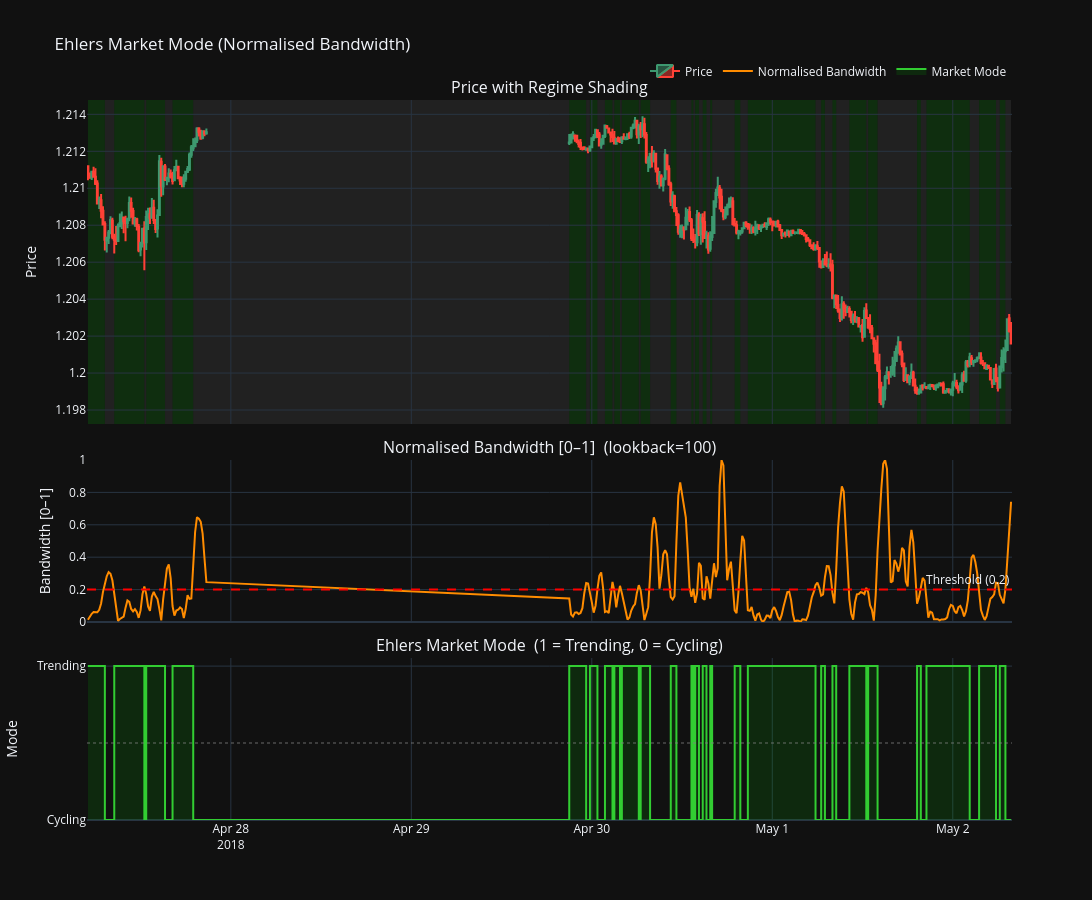

Source (notebook cell):
### Code cell
emm=EMMode(data)
emm.plot(8000,8300)

### Figure 1 — Plotly figure (JSON) as saved in the notebook; plotly's stock layout.template omitted (floating-point values rounded to 4 significant figures; data arrays with more than 128 entries replaced by an {"elided": "..."} marker saying what was removed)
{"data": [{"close": {"elided": "300 float values"}, "high": {"elided": "300 float values"}, "low": {"elided": "300 float values"}, "name": "Price", "open": {"elided": "300 float values"}, "type": "candlestick", "x": {"elided": "300 str values"}, "xaxis": "x", "yaxis": "y"}, {"line": {"color": "darkorange", "width": 2}, "mode": "lines", "name": "Normalised Bandwidth", "type": "scatter", "x": {"elided": "300 str values"}, "xaxis": "x2", "y": {"elided": "300 float values"}, "yaxis": "y2"}, {"fill": "tozeroy", "fillcolor": "rgba(0,180,0,0.15)", "line": {"color": "limegreen", "shape": "hv", "width": 2}, "mode": "lines", "name": "Market Mode", "type": "scatter", "x": {"elided": "300 str values"}, "xaxis": "x3", "y": {"elided": "300 float values"}, "yaxis": "y3"}], "layout": {"annotations": [{"font": {"size": 16}, "showarrow": false, "text": "Price with Regime Shading", "x": 0.5, "xanchor": "center", "xref": "paper", "y": 1, "yanchor": "bottom", "yref": "paper"}, {"font": {"size": 16}, "showarrow": false, "text": "Normalised Bandwidth [0–1]  (lookback=100)", "x": 0.5, "xanchor": "center", "xref": "paper", "y": 0.5, "yanchor": "bottom", "yref": "paper"}, {"font": {"size": 16}, "showarrow": false, "text": "Ehlers Market Mode  (1 = Trending, 0 = Cycling)", "x": 0.5, "xanchor": "center", "xref": "paper", "y": 0.225, "yanchor": "bottom", "yref": "paper"}, {"showarrow": false, "text": "Threshold (0.2)", "x": 1, "xanchor": "right", "xref": "x2 domain", "y": 0.2, "yanchor": "bottom", "yref": "y2"}], "height": 900, "hovermode": "x unified", "legend": {"orientation": "h", "x": 1, "xanchor": "right", "y": 1.02, "yanchor": "bottom"}, "shapes": [{"fillcolor": "rgba(0,255,0,0.12)", "layer": "below", "line": {"width": 0}, "opacity": 1, "type": "rect", "x0": "2018-04-27T05:00:00", "x1": "2018-04-27T07:15:00", "xref": "x", "y0": 0, "y1": 1, "yref": "y domain"}, {"fillcolor": "rgba(180,180,180,0.10)", "layer": "below", "line": {"width": 0}, "opacity": 1, "type": "rect", "x0": "2018-04-27T07:15:00", "x1": "2018-04-27T08:30:00", "xref": "x", "y0": 0, "y1": 1, "yref": "y domain"}, {"fillcolor": "rgba(0,255,0,0.12)", "layer": "below", "line": {"width": 0}, "opacity": 1, "type": "rect", "x0": "2018-04-27T08:30:00", "x1": "2018-04-27T12:30:00", "xref": "x", "y0": 0, "y1": 1, "yref": "y domain"}, {"fillcolor": "rgba(180,180,180,0.10)", "layer": "below", "line": {"width": 0}, "opacity": 1, "type": "rect", "x0": "2018-04-27T12:30:00", "x1": "2018-04-27T12:45:00", "xref": "x", "y0": 0, "y1": 1, "yref": "y domain"}, {"fillcolor": "rgba(0,255,0,0.12)", "layer": "below", "line": {"width": 0}, "opacity": 1, "type": "rect", "x0": "2018-04-27T12:45:00", "x1": "2018-04-27T15:15:00", "xref": "x", "y0": 0, "y1": 1, "yref": "y domain"}, {"fillcolor": "rgba(180,180,180,0.10)", "layer": "below", "line": {"width": 0}, "opacity": 1, "type": "rect", "x0": "2018-04-27T15:15:00", "x1": "2018-04-27T16:15:00", "xref": "x", "y0": 0, "y1": 1, "yref": "y domain"}, {"fillcolor": "rgba(0,255,0,0.12)", "layer": "below", "line": {"width": 0}, "opacity": 1, "type": "rect", "x0": "2018-04-27T16:15:00", "x1": "2018-04-27T19:00:00", "xref": "x", "y0": 0, "y1": 1, "yref": "y domain"}, {"fillcolor": "rgba(180,180,180,0.10)", "layer": "below", "line": {"width": 0}, "opacity": 1, "type": "rect", "x0": "2018-04-27T19:00:00", "x1": "2018-04-29T21:00:00", "xref": "x", "y0": 0, "y1": 1, "yref": "y domain"}, {"fillcolor": "rgba(0,255,0,0.12)", "layer": "below", "line": {"width": 0}, "opacity": 1, "type": "rect", "x0": "2018-04-29T21:00:00", "x1": "2018-04-29T23:15:00", "xref": "x", "y0": 0, "y1": 1, "yref": "y domain"}, {"fillcolor": "rgba(180,180,180,0.10)", "layer": "below", "line": {"width": 0}, "opacity": 1, "type": "rect", "x0": "2018-04-29T23:15:00", "x1": "2018-04-29T23:45:00", "xref": "x", "y0": 0, "y1": 1, "yref": "y domain"}, {"fillcolor": "rgba(0,255,0,0.12)", "layer": "below", "line": {"width": 0}, "opacity": 1, "type": "rect", "x0": "2018-04-29T23:45:00", "x1": "2018-04-30T00:45:00", "xref": "x", "y0": 0, "y1": 1, "yref": "y domain"}, {"fillcolor": "rgba(180,180,180,0.10)", "layer": "below", "line": {"width": 0}, "opacity": 1, "type": "rect", "x0": "2018-04-30T00:45:00", "x1": "2018-04-30T01:45:00", "xref": "x", "y0": 0, "y1": 1, "yref": "y domain"}, {"fillcolor": "rgba(0,255,0,0.12)", "layer": "below", "line": {"width": 0}, "opacity": 1, "type": "rect", "x0": "2018-04-30T01:45:00", "x1": "2018-04-30T02:45:00", "xref": "x", "y0": 0, "y1": 1, "yref": "y domain"}, {"fillcolor": "rgba(180,180,180,0.10)", "layer": "below", "line": {"width": 0}, "opacity": 1, "type": "rect", "x0": "2018-04-30T02:45:00", "x1": "2018-04-30T03:00:00", "xref": "x", "y0": 0, "y1": 1, "yref": "y domain"}, {"fillcolor": "rgba(0,255,0,0.12)", "layer": "below", "line": {"width": 0}, "opacity": 1, "type": "rect", "x0": "2018-04-30T03:00:00", "x1": "2018-04-30T03:45:00", "xref": "x", "y0": 0, "y1": 1, "yref": "y domain"}, {"fillcolor": "rgba(180,180,180,0.10)", "layer": "below", "line": {"width": 0}, "opacity": 1, "type": "rect", "x0": "2018-04-30T03:45:00", "x1": "2018-04-30T04:00:00", "xref": "x", "y0": 0, "y1": 1, "yref": "y domain"}, {"fillcolor": "rgba(0,255,0,0.12)", "layer": "below", "line": {"width": 0}, "opacity": 1, "type": "rect", "x0": "2018-04-30T04:00:00", "x1": "2018-04-30T06:15:00", "xref": "x", "y0": 0, "y1": 1, "yref": "y domain"}, {"fillcolor": "rgba(180,180,180,0.10)", "layer": "below", "line": {"width": 0}, "opacity": 1, "type": "rect", "x0": "2018-04-30T06:15:00", "x1": "2018-04-30T06:30:00", "xref": "x", "y0": 0, "y1": 1, "yref": "y domain"}, {"fillcolor": "rgba(0,255,0,0.12)", "layer": "below", "line": {"width": 0}, "opacity": 1, "type": "rect", "x0": "2018-04-30T06:30:00", "x1": "2018-04-30T07:45:00", "xref": "x", "y0": 0, "y1": 1, "yref": "y domain"}, {"fillcolor": "rgba(180,180,180,0.10)", "layer": "below", "line": {"width": 0}, "opacity": 1, "type": "rect", "x0": "2018-04-30T07:45:00", "x1": "2018-04-30T10:30:00", "xref": "x", "y0": 0, "y1": 1, "yref": "y domain"}, {"fillcolor": "rgba(0,255,0,0.12)", "layer": "below", "line": {"width": 0}, "opacity": 1, "type": "rect", "x0": "2018-04-30T10:30:00", "x1": "2018-04-30T11:15:00", "xref": "x", "y0": 0, "y1": 1, "yref": "y domain"}, {"fillcolor": "rgba(180,180,180,0.10)", "layer": "below", "line": {"width": 0}, "opacity": 1, "type": "rect", "x0": "2018-04-30T11:15:00", "x1": "2018-04-30T13:15:00", "xref": "x", "y0": 0, "y1": 1, "yref": "y domain"}, {"fillcolor": "rgba(0,255,0,0.12)", "layer": "below", "line": {"width": 0}, "opacity": 1, "type": "rect", "x0": "2018-04-30T13:15:00", "x1": "2018-04-30T13:30:00", "xref": "x", "y0": 0, "y1": 1, "yref": "y domain"}, {"fillcolor": "rgba(180,180,180,0.10)", "layer": "below", "line": {"width": 0}, "opacity": 1, "type": "rect", "x0": "2018-04-30T13:30:00", "x1": "2018-04-30T13:45:00", "xref": "x", "y0": 0, "y1": 1, "yref": "y domain"}, {"fillcolor": "rgba(0,255,0,0.12)", "layer": "below", "line": {"width": 0}, "opacity": 1, "type": "rect", "x0": "2018-04-30T13:45:00", "x1": "2018-04-30T14:15:00", "xref": "x", "y0": 0, "y1": 1, "yref": "y domain"}, {"fillcolor": "rgba(180,180,180,0.10)", "layer": "below", "line": {"width": 0}, "opacity": 1, "type": "rect", "x0": "2018-04-30T14:15:00", "x1": "2018-04-30T14:45:00", "xref": "x", "y0": 0, "y1": 1, "yref": "y domain"}, {"fillcolor": "rgba(0,255,0,0.12)", "layer": "below", "line": {"width": 0}, "opacity": 1, "type": "rect", "x0": "2018-04-30T14:45:00", "x1": "2018-04-30T15:15:00", "xref": "x", "y0": 0, "y1": 1, "yref": "y domain"}, {"fillcolor": "rgba(180,180,180,0.10)", "layer": "below", "line": {"width": 0}, "opacity": 1, "type": "rect", "x0": "2018-04-30T15:15:00", "x1": "2018-04-30T15:45:00", "xref": "x", "y0": 0, "y1": 1, "yref": "y domain"}, {"fillcolor": "rgba(0,255,0,0.12)", "layer": "below", "line": {"width": 0}, "opacity": 1, "type": "rect", "x0": "2018-04-30T15:45:00", "x1": "2018-04-30T16:00:00", "xref": "x", "y0": 0, "y1": 1, "yref": "y domain"}, {"fillcolor": "rgba(180,180,180,0.10)", "layer": "below", "line": {"width": 0}, "opacity": 1, "type": "rect", "x0": "2018-04-30T16:00:00", "x1": "2018-04-30T19:00:00", "xref": "x", "y0": 0, "y1": 1, "yref": "y domain"}, {"fillcolor": "rgba(0,255,0,0.12)", "layer": "below", "line": {"width": 0}, "opacity": 1, "type": "rect", "x0": "2018-04-30T19:00:00", "x1": "2018-04-30T19:45:00", "xref": "x", "y0": 0, "y1": 1, "yref": "y domain"}, {"fillcolor": "rgba(180,180,180,0.10)", "layer": "below", "line": {"width": 0}, "opacity": 1, "type": "rect", "x0": "2018-04-30T19:45:00", "x1": "2018-04-30T20:45:00", "xref": "x", "y0": 0, "y1": 1, "yref": "y domain"}, {"fillcolor": "rgba(0,255,0,0.12)", "layer": "below", "line": {"width": 0}, "opacity": 1, "type": "rect", "x0": "2018-04-30T20:45:00", "x1": "2018-05-01T05:45:00", "xref": "x", "y0": 0, "y1": 1, "yref": "y domain"}, {"fillcolor": "rgba(180,180,180,0.10)", "layer": "below", "line": {"width": 0}, "opacity": 1, "type": "rect", "x0": "2018-05-01T05:45:00", "x1": "2018-05-01T06:30:00", "xref": "x", "y0": 0, "y1": 1, "yref": "y domain"}, {"fillcolor": "rgba(0,255,0,0.12)", "layer": "below", "line": {"width": 0}, "opacity": 1, "type": "rect", "x0": "2018-05-01T06:30:00", "x1": "2018-05-01T07:00:00", "xref": "x", "y0": 0, "y1": 1, "yref": "y domain"}, {"fillcolor": "rgba(180,180,180,0.10)", "layer": "below", "line": {"width": 0}, "opacity": 1, "type": "rect", "x0": "2018-05-01T07:00:00", "x1": "2018-05-01T08:00:00", "xref": "x", "y0": 0, "y1": 1, "yref": "y domain"}, {"fillcolor": "rgba(0,255,0,0.12)", "layer": "below", "line": {"width": 0}, "opacity": 1, "type": "rect", "x0": "2018-05-01T08:00:00", "x1": "2018-05-01T08:30:00", "xref": "x", "y0": 0, "y1": 1, "yref": "y domain"}, {"fillcolor": "rgba(180,180,180,0.10)", "layer": "below", "line": {"width": 0}, "opacity": 1, "type": "rect", "x0": "2018-05-01T08:30:00", "x1": "2018-05-01T10:15:00", "xref": "x", "y0": 0, "y1": 1, "yref": "y domain"}, {"fillcolor": "rgba(0,255,0,0.12)", "layer": "below", "line": {"width": 0}, "opacity": 1, "type": "rect", "x0": "2018-05-01T10:15:00", "x1": "2018-05-01T12:30:00", "xref": "x", "y0": 0, "y1": 1, "yref": "y domain"}, {"fillcolor": "rgba(180,180,180,0.10)", "layer": "below", "line": {"width": 0}, "opacity": 1, "type": "rect", "x0": "2018-05-01T12:30:00", "x1": "2018-05-01T12:45:00", "xref": "x", "y0": 0, "y1": 1, "yref": "y domain"}, {"fillcolor": "rgba(0,255,0,0.12)", "layer": "below", "line": {"width": 0}, "opacity": 1, "type": "rect", "x0": "2018-05-01T12:45:00", "x1": "2018-05-01T14:00:00", "xref": "x", "y0": 0, "y1": 1, "yref": "y domain"}, {"fillcolor": "rgba(180,180,180,0.10)", "layer": "below", "line": {"width": 0}, "opacity": 1, "type": "rect", "x0": "2018-05-01T14:00:00", "x1": "2018-05-01T19:15:00", "xref": "x", "y0": 0, "y1": 1, "yref": "y domain"}, {"fillcolor": "rgba(0,255,0,0.12)", "layer": "below", "line": {"width": 0}, "opacity": 1, "type": "rect", "x0": "2018-05-01T19:15:00", "x1": "2018-05-01T19:45:00", "xref": "x", "y0": 0, "y1": 1, "yref": "y domain"}, {"fillcolor": "rgba(180,180,180,0.10)", "layer": "below", "line": {"width": 0}, "opacity": 1, "type": "rect", "x0": "2018-05-01T19:45:00", "x1": "2018-05-01T20:30:00", "xref": "x", "y0": 0, "y1": 1, "yref": "y domain"}, {"fillcolor": "rgba(0,255,0,0.12)", "layer": "below", "line": {"width": 0}, "opacity": 1, "type": "rect", "x0": "2018-05-01T20:30:00", "x1": "2018-05-02T02:15:00", "xref": "x", "y0": 0, "y1": 1, "yref": "y domain"}, {"fillcolor": "rgba(180,180,180,0.10)", "layer": "below", "line": {"width": 0}, "opacity": 1, "type": "rect", "x0": "2018-05-02T02:15:00", "x1": "2018-05-02T03:30:00", "xref": "x", "y0": 0, "y1": 1, "yref": "y domain"}, {"fillcolor": "rgba(0,255,0,0.12)", "layer": "below", "line": {"width": 0}, "opacity": 1, "type": "rect", "x0": "2018-05-02T03:30:00", "x1": "2018-05-02T05:45:00", "xref": "x", "y0": 0, "y1": 1, "yref": "y domain"}, {"fillcolor": "rgba(180,180,180,0.10)", "layer": "below", "line": {"width": 0}, "opacity": 1, "type": "rect", "x0": "2018-05-02T05:45:00", "x1": "2018-05-02T06:15:00", "xref": "x", "y0": 0, "y1": 1, "yref": "y domain"}, {"fillcolor": "rgba(0,255,0,0.12)", "layer": "below", "line": {"width": 0}, "opacity": 1, "type": "rect", "x0": "2018-05-02T06:15:00", "x1": "2018-05-02T07:00:00", "xref": "x", "y0": 0, "y1": 1, "yref": "y domain"}, {"fillcolor": "rgba(180,180,180,0.10)", "layer": "below", "line": {"width": 0}, "opacity": 1, "type": "rect", "x0": "2018-05-02T07:00:00", "x1": "2018-05-02T07:45:00", "xref": "x", "y0": 0, "y1": 1, "yref": "y domain"}, {"line": {"color": "red", "dash": "dash"}, "type": "line", "x0": 0, "x1": 1, "xref": "x2 domain", "y0": 0.2, "y1": 0.2, "yref": "y2"}, {"line": {"color": "gray", "dash": "dot"}, "opacity": 0.4, "type": "line", "x0": 0, "x1": 1, "xref": "x3 domain", "y0": 0.5, "y1": 0.5, "yref": "y3"}], "title": {"text": "Ehlers Market Mode (Normalised Bandwidth)"}, "width": 1200, "xaxis": {"anchor": "y", "domain": [0, 1], "matches": "x3", "rangeslider": {"visible": false}, "showticklabels": false}, "xaxis2": {"anchor": "y2", "domain": [0, 1], "matches": "x3", "rangeslider": {"visible": false}, "showticklabels": false}, "xaxis3": {"anchor": "y3", "domain": [0, 1], "rangeslider": {"visible": false}}, "yaxis": {"anchor": "x", "domain": [0.55, 1], "title": {"text": "Price"}}, "yaxis2": {"anchor": "x2", "domain": [0.275, 0.5], "range": [0, 1], "title": {"text": "Bandwidth [0–1]"}}, "yaxis3": {"anchor": "x3", "domain": [0, 0.225], "ticktext": ["Cycling", "Trending"], "tickvals": [0, 1], "title": {"text": "Mode"}}}}
